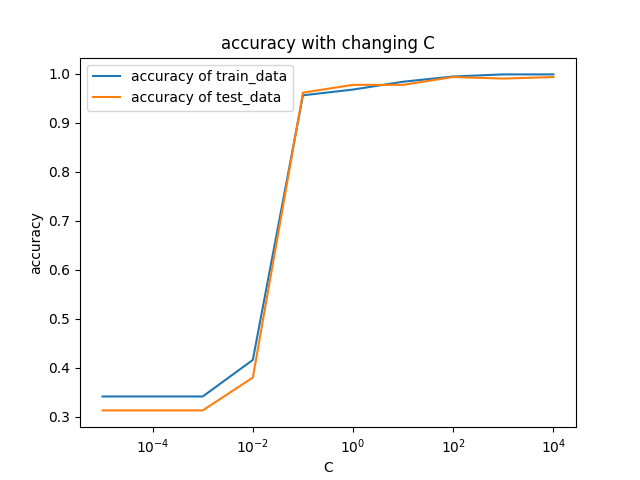

Generate this figure with Python:
# coding: UTF-8
import matplotlib.pyplot as plt
from sklearn.svm import SVC
from sklearn.datasets import make_gaussian_quantiles
from sklearn import preprocessing
from sklearn.model_selection import train_test_split

# データの生成
X, y = make_gaussian_quantiles(n_samples=1250, n_features=2, random_state=42)
train_X, test_X, train_y, test_y = train_test_split(X, y, random_state=42)

# Cの値の範囲を設定(今回は1e-5,1e-4,1e-3,0.01,0.1,1,10,100,1000,10000)
C_list = [10 ** i for i in range(-5, 5)]

# グラフ描画用の空リストを用意
train_accuracy = []
test_accuracy = []

# 以下にコードを書いてください。
for C in C_list:
    model = SVC(C=C, random_state=42)
    model.fit(train_X, train_y)
    train_accuracy.append(model.score(train_X, train_y))
    test_accuracy.append(model.score(test_X, test_y))


# コードの編集はここまでです。

# グラフの準備
# semilogx()はxのスケールを10のx乗のスケールに変更する
plt.semilogx(C_list, train_accuracy, label="accuracy of train_data")
plt.semilogx(C_list, test_accuracy, label="accuracy of test_data")
plt.title("accuracy with changing C")
plt.xlabel("C")
plt.ylabel("accuracy")
plt.legend()
plt.savefig("param_c_svc.png")
